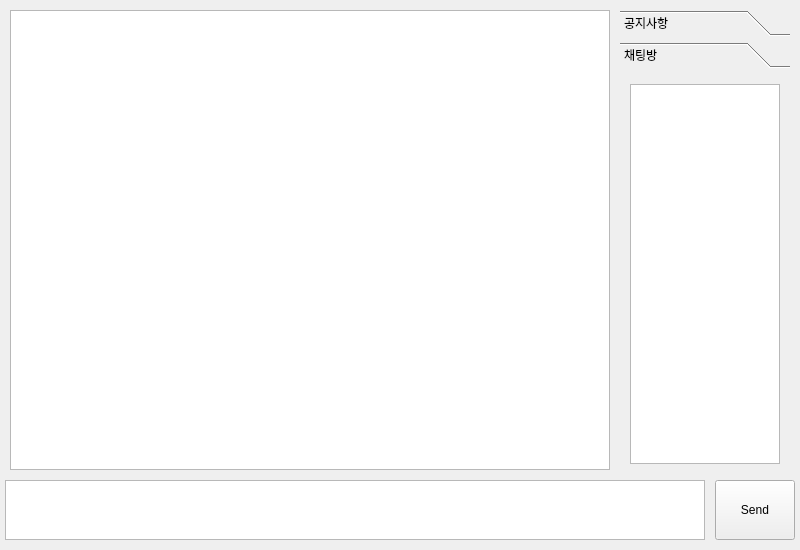
<?xml version="1.0" encoding="UTF-8"?>
<ui version="4.0">
 <class>NormalChatForm</class>
 <widget class="QWidget" name="NormalChatForm">
  <property name="geometry">
   <rect>
    <x>0</x>
    <y>0</y>
    <width>800</width>
    <height>550</height>
   </rect>
  </property>
  <property name="windowTitle">
   <string>Form</string>
  </property>
  <widget class="QTextEdit" name="chatEdit">
   <property name="geometry">
    <rect>
     <x>5</x>
     <y>480</y>
     <width>700</width>
     <height>60</height>
    </rect>
   </property>
  </widget>
  <widget class="QStackedWidget" name="stackedWidget">
   <property name="geometry">
    <rect>
     <x>10</x>
     <y>10</y>
     <width>600</width>
     <height>460</height>
    </rect>
   </property>
   <widget class="QWidget" name="page_0">
    <widget class="QTextEdit" name="annChatEdit">
     <property name="geometry">
      <rect>
       <x>0</x>
       <y>0</y>
       <width>600</width>
       <height>460</height>
      </rect>
     </property>
     <property name="readOnly">
      <bool>true</bool>
     </property>
    </widget>
   </widget>
   <widget class="QWidget" name="page_1">
    <widget class="QTextEdit" name="mainChatEdit">
     <property name="geometry">
      <rect>
       <x>0</x>
       <y>0</y>
       <width>600</width>
       <height>460</height>
      </rect>
     </property>
     <property name="readOnly">
      <bool>true</bool>
     </property>
    </widget>
   </widget>
  </widget>
  <widget class="QPushButton" name="sendButton">
   <property name="geometry">
    <rect>
     <x>715</x>
     <y>480</y>
     <width>80</width>
     <height>60</height>
    </rect>
   </property>
   <property name="text">
    <string>Send</string>
   </property>
  </widget>
  <widget class="QToolBox" name="toolBox">
   <property name="geometry">
    <rect>
     <x>620</x>
     <y>10</y>
     <width>170</width>
     <height>460</height>
    </rect>
   </property>
   <property name="currentIndex">
    <number>1</number>
   </property>
   <widget class="QWidget" name="annTool">
    <property name="geometry">
     <rect>
      <x>0</x>
      <y>0</y>
      <width>170</width>
      <height>400</height>
     </rect>
    </property>
    <attribute name="label">
     <string>공지사항</string>
    </attribute>
   </widget>
   <widget class="QWidget" name="chatTool">
    <property name="geometry">
     <rect>
      <x>0</x>
      <y>0</y>
      <width>170</width>
      <height>400</height>
     </rect>
    </property>
    <attribute name="label">
     <string>채팅방</string>
    </attribute>
    <widget class="QTableWidget" name="attendanceWidget">
     <property name="geometry">
      <rect>
       <x>10</x>
       <y>10</y>
       <width>150</width>
       <height>380</height>
      </rect>
     </property>
    </widget>
   </widget>
  </widget>
 </widget>
 <resources/>
 <connections/>
</ui>
